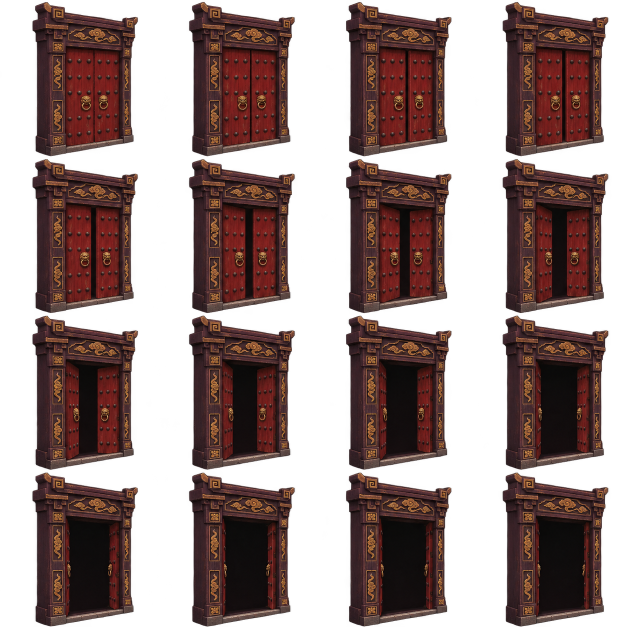
#> input picture SourceArt/wrath_interior/DoorOpening.png, 1254 x 1254 px (shown at 1/2 size)
$ python package_door.py
#> lines starting #> are read from the running program, lines starting #| are printed output that depends on the picture; after the words box and inside, x2 and y2 are one past the last pixel; in counts of white or black regions, pixels touching at a corner belong together
"""Slice and register the generated door; preserve source RGB, no resizing."""
from pathlib import Path
import numpy as np
from PIL import Image
from scipy.ndimage import label

root = Path(__file__).resolve().parents[2]
sheet = Image.open(root / "SourceArt/wrath_interior/DoorOpening.png").convert("RGBA")
#> sheet is the input picture: PIL image 1254x1254 RGBA; mean R, G, B, A 40.9, 21.7, 19.3, 134.1
out = root / "Assets/Art/Wrath/DoorOpening"
out.mkdir(parents=True, exist_ok=True)
for i in range(16):
    x, y = i % 4, i // 4
    cell = sheet.crop((round(x * sheet.width / 4), round(y * sheet.height / 4),
                       round((x + 1) * sheet.width / 4), round((y + 1) * sheet.height / 4)))
    pixels = np.array(cell)
    mask = pixels[:, :, 3] >= 128
    ids, _ = label(mask)
    counts = np.bincount(ids.ravel())
    counts[0] = 0
    mask &= counts[ids] >= 12
    pixels[:, :, 3] = np.where(mask, 255, 0)
    pixels[~mask] = 0
    cell = Image.fromarray(pixels)
    bounds = cell.getbbox()
    canvas = Image.new("RGBA", (320, 320))
    canvas.paste(cell, (68 - bounds[0], 315 - bounds[3]))
    if np.count_nonzero(np.array(canvas)[:, :, 3]) != np.count_nonzero(mask):
        raise ValueError(f'Frame {i+1} clips its registered canvas')
    canvas.save(out / f"door-{i + 1:02}.png")
#> this loop made 16 passes
#> bounds on passes 1 to 12: (65, 4, 276, 312), (64, 4, 275, 312), (65, 4, 276, 312), (65, 4, 276, 312), (65, 4, 275, 312), (64, 5, 275, 312), (65, 4, 276, 312), (66, 5, 276, 312), (65, 5, 276, 312), (64, 4, 275, 312), (65, 5, 276, 312), (66, 4, 277, 312)
#> pass 1, `cell = sheet.crop((round(x * sheet.width / 4), round(y * sheet.height ..`:
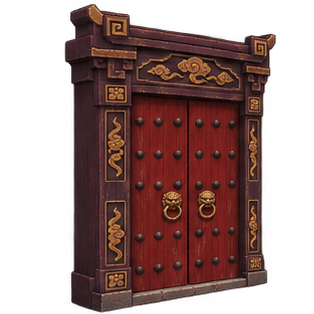
#> cell: PIL image 314x314 RGBA; mean R, G, B, A 48.5, 23.5, 20.8, 133.8; transparent parts drawn white
#> pass 1, `mask = pixels[:, :, 3] >= 128`:
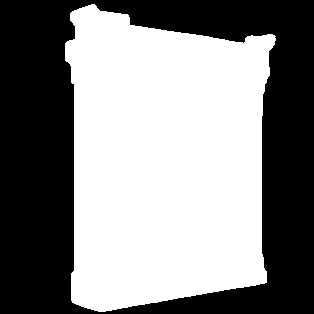
#> mask: shape (314, 314) bool; 53% white; 1 black region, box (x1, y1, x2, y2) and area: (0, 0, 314, 314) 46347
#> after the loop:
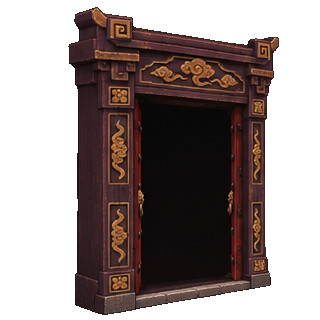
#> canvas: PIL image 320x320 RGBA; mean R, G, B, A 29.3, 18, 16.2, 129.9; transparent parts drawn white
#> after the loop:
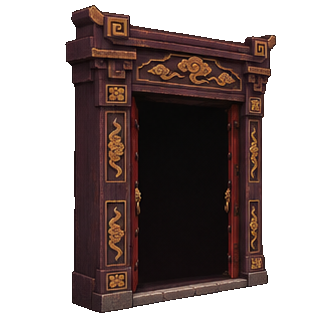
#> cell: PIL image 314x314 RGBA; mean R, G, B, A 30.4, 18.7, 16.8, 134.9; transparent parts drawn white
#> after the loop:
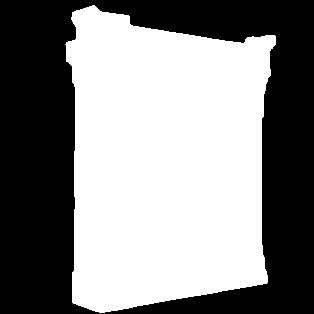
#> mask: shape (314, 314) bool; 52.9% white; 1 black region, box (x1, y1, x2, y2) and area: (0, 0, 314, 314) 46447
